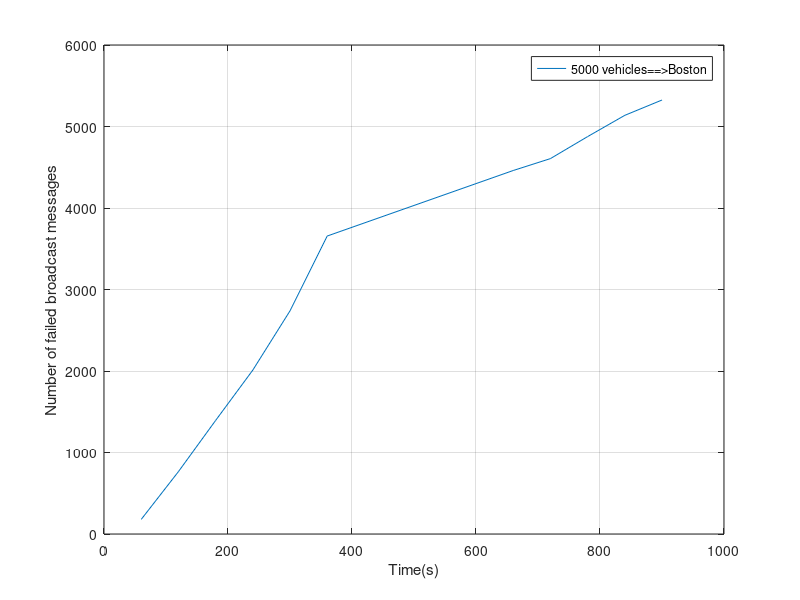

Recreate this plot in MATLAB.
%vanet simulator code
%Author: Justice Owusu Agyemang
%Date: 17th August, 2016
disp('.#######..VANET SIMULATOR CODE..########..')
x=[60 120 180 240 300 360 660 720 780 840 900];
y=[179 765 1393 2011 2738 3656 4460 4606 4876 5137 5325];
plot(x,y)
grid on
legend('5000 vehicles==>Boston')
xlabel('Time(s)')
ylabel('Number of failed broadcast messages')
